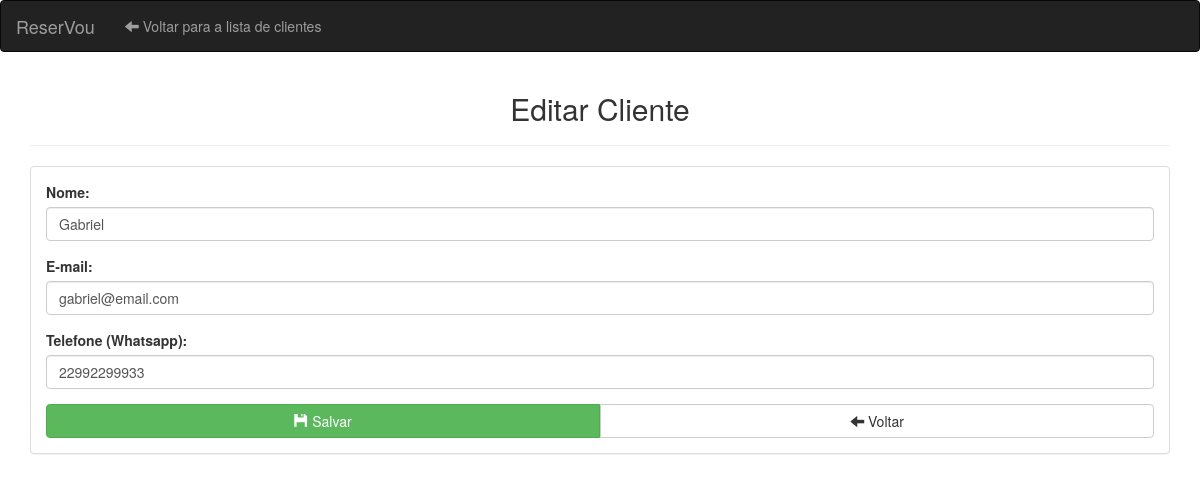
The app's page /editar_cliente/1/ with its own data.
### ReserVou/models.py (models this page shows, shortened)
class Cliente (models.Model):
    nome = models.CharField(max_length = 100, null = False, blank = False)
    email = models.EmailField(unique = True, max_length = 100, null = False, blank = False)
    telefone = models.CharField(max_length = 11, null = False, blank = False)

### ReserVou/views.py (the view, shortened to what this page needs)
# urls.py: path('editar_cliente/<int:id>/', views.editar_cliente, name = 'editar_cliente'),
def editar_cliente(request, id):
    cliente = get_object_or_404(Cliente, id=id)
    return render(request, 'ReserVou/cliente/editar_cliente.html', {'cliente': cliente})

### ReserVou/templates/ReserVou/cliente/editar_cliente.html (shortened to what this page needs)
<!DOCTYPE html>
<html lang="pt">
<head>
    <link rel="stylesheet" href="https://maxcdn.bootstrapcdn.com/bootstrap/3.4.1/css/bootstrap.min.css">
</head>
<body>
    <nav class="navbar navbar-inverse">
        <div class="container-fluid">
            <div class="navbar-header">
                <a class="navbar-brand" href="{% url 'home' %}">ReserVou</a>
            </div>
            <ul class="nav navbar-nav">
                <li><a href="{% url 'home' %}"><span class="glyphicon glyphicon-arrow-left"></span> Voltar para a lista de clientes</a></li>
            </ul>
        </div>
    </nav>
    <div class="container">
        <h2 class="text-center">Editar Cliente</h2>
        <hr>
        <div class="panel panel-default">
            <div class="panel-body">
                <form method="post">
                    <div class="form-group">
                        <label for="nome">Nome:</label>
                        <input type="text" class="form-control" id="nome" name="nome" value="{{ cliente.nome }}" required>
                    </div>
                    <div class="form-group">
                        <label for="email">E-mail:</label>
                        <input type="email" class="form-control" id="email" name="email" value="{{ cliente.email }}" required>
                    </div>
                    <div class="form-group">
                        <label for="telefone">Telefone (Whatsapp):</label>
                        <input type="text" class="form-control" id="telefone" name="telefone" value="{{ cliente.telefone }}" maxlength="11" required>
                    </div>
                    <div class="btn-group btn-group-justified" role="group" aria-label="Ações">
                        <div class="btn-group" role="group">
                            <button type="submit" class="btn btn-success">
                                <span class="glyphicon glyphicon-floppy-disk"></span> Salvar
                            </button>
                        </div>
                        <div class="btn-group" role="group">
                            <a href="{% url 'home' %}" class="btn btn-default">
                                <span class="glyphicon glyphicon-arrow-left"></span> Voltar
                            </a>
                        </div>
                    </div>
                </form>
            </div>
        </div>
    </div>
</body>
</html>

### records on screen
Cliente: nome "Gabriel", email "gabriel@email.com", telefone "22992299933"
